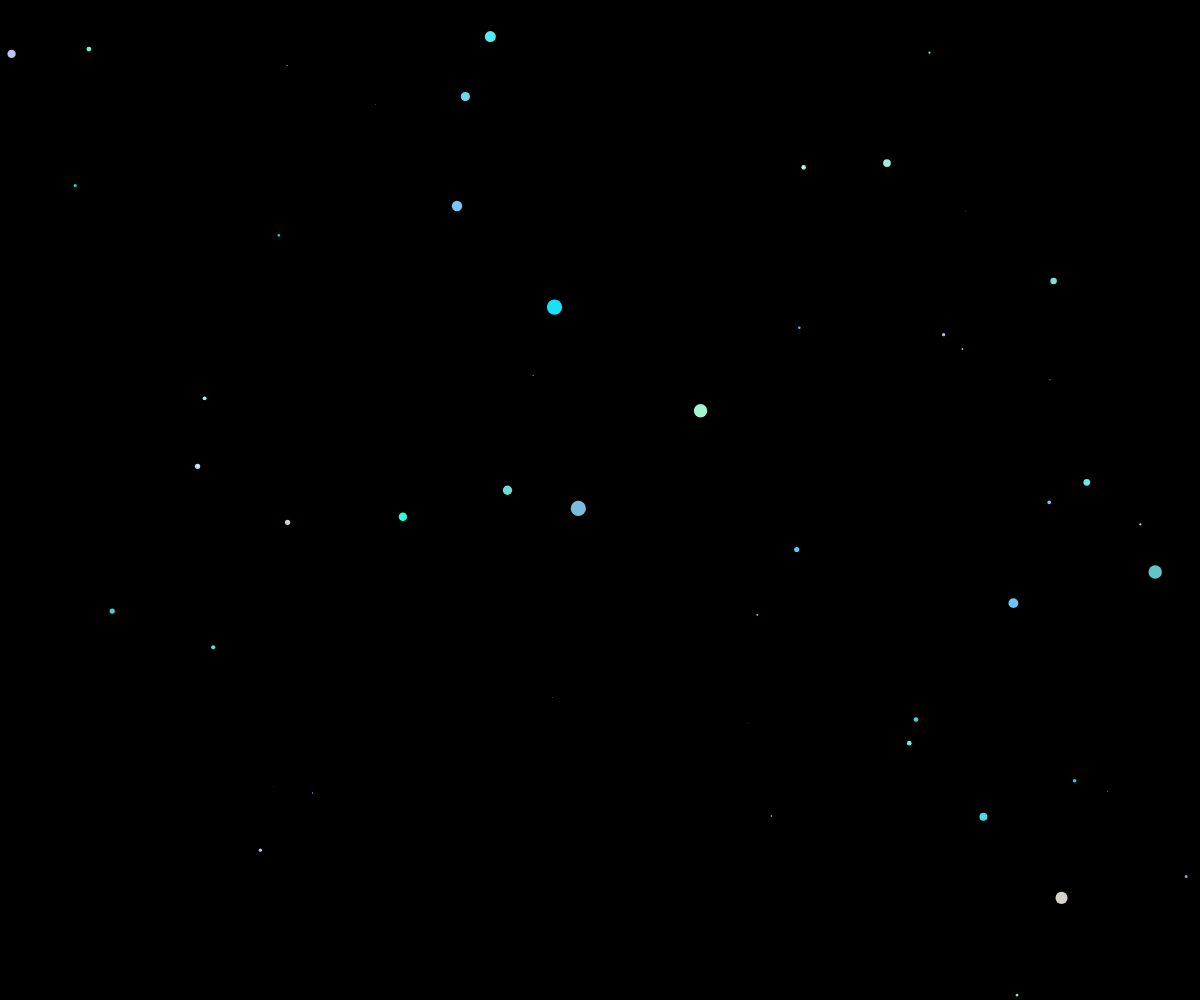
Frame 1 (no input)
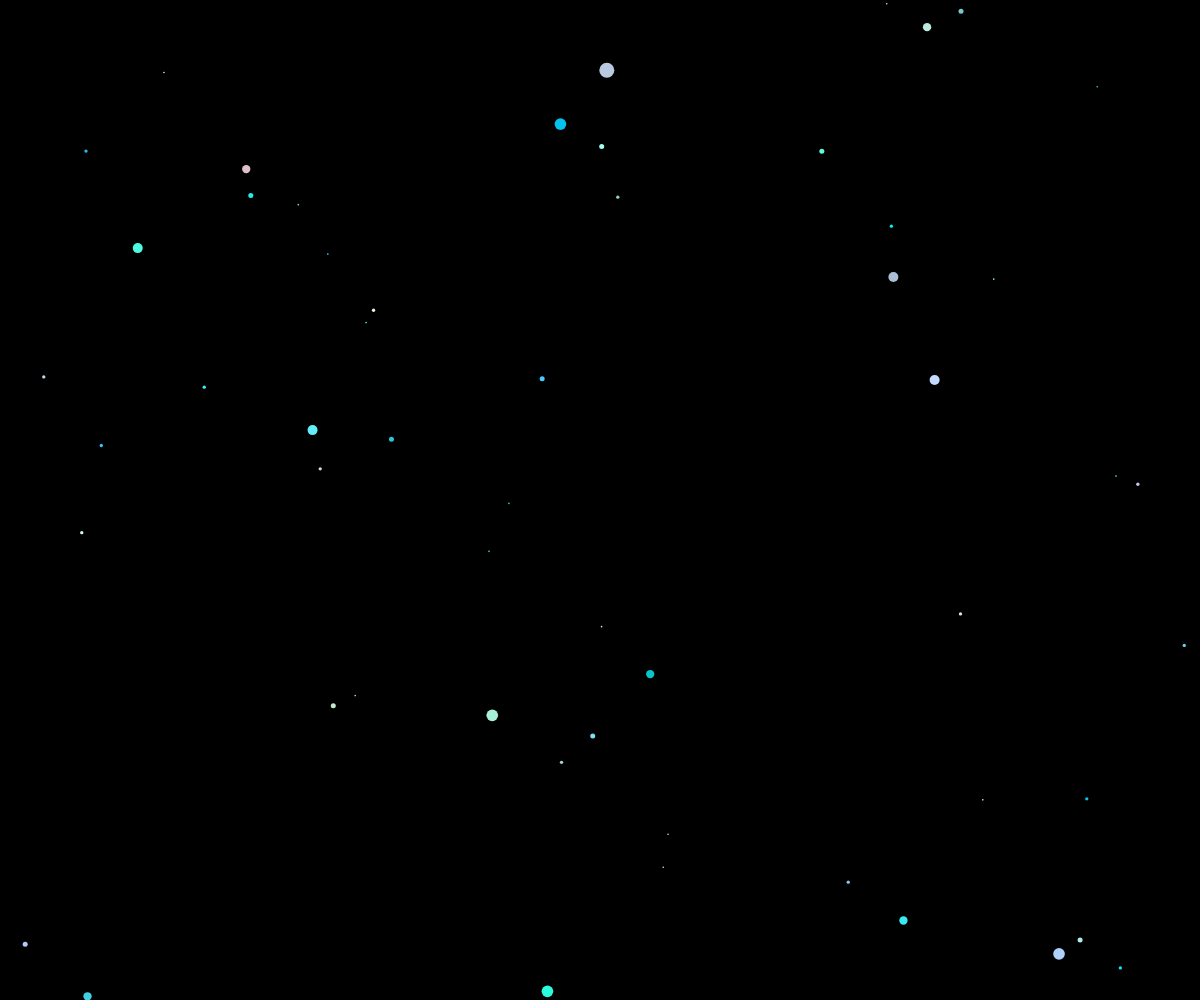
Frame 60 (no input)
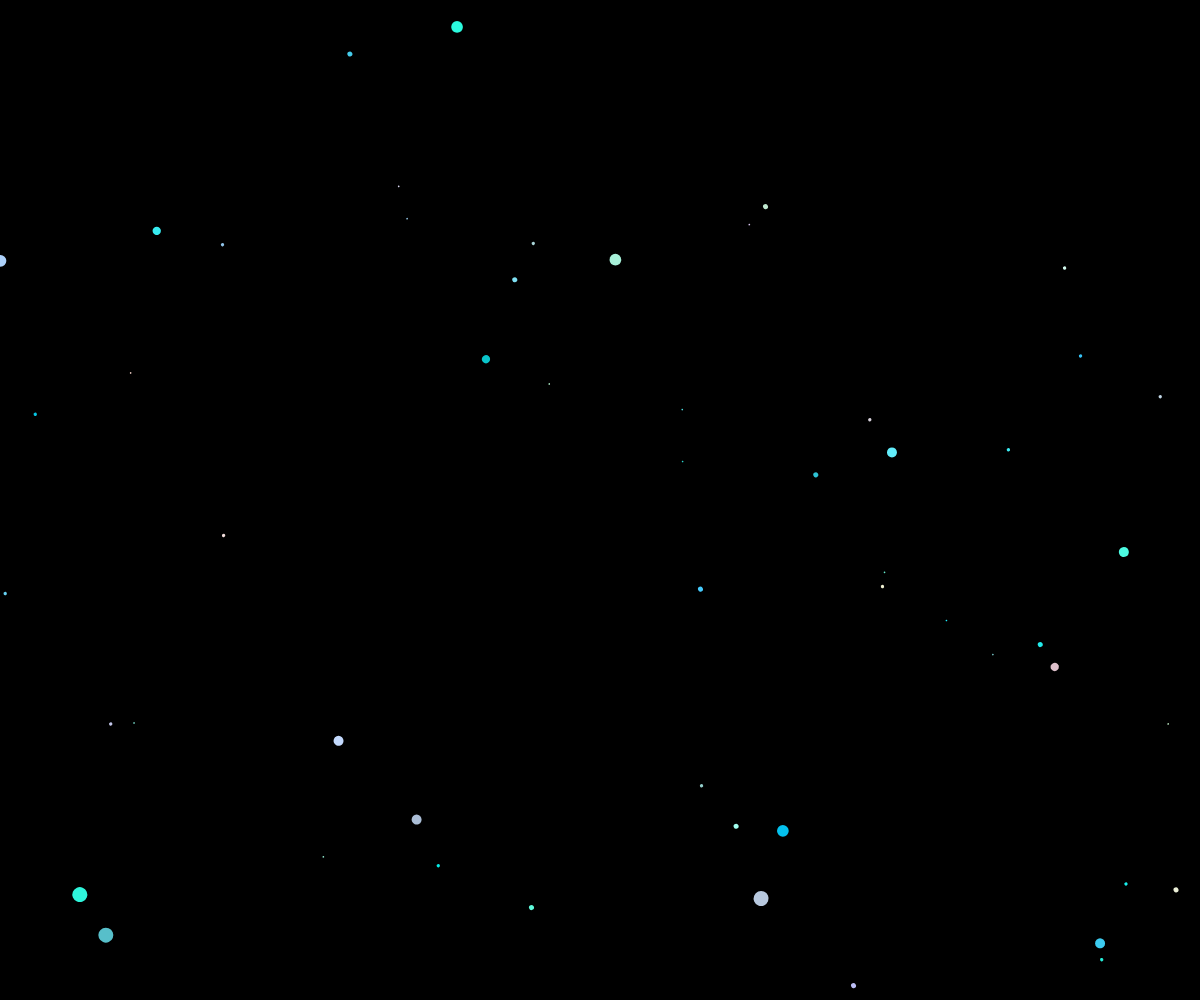
Frame 120 (the mouse pressed at the canvas centre since frame 60)

The p5.js sketch that drew these frames (run headless with seeded random() and noise() and a simulated clock; from frame 60 on, the mouse is pressed at the canvas centre):

// p5.js sketch
// ── sketch.js
let star_list = [];
let count = 300;
var speed

function random_color(){
  thecol = color(random(0,255),random(190,255),random(200,255));
  return thecol;
}


function random_position(){
	return [random(0,ww),random(0,wh)];
}

function setup(){
	ww = windowWidth;
	wh = windowHeight;
  canvas = createCanvas(ww,wh);
  canvas.style('z-index','-1');
  canvas.position(0,0);
	background(0);

  for (let i=0; i<count; i++){
	  star_list.push(new Star);
  }
}

function draw(){
		translate(ww/2,wh/2);
		background(0);
		angleMode(DEGREES);
		speed = map(mouseX,0,ww,-100,100);
		rotation = map(mouseY,0,wh,0,100*PI);
		rotate(rotation);
	  for (let i=0; i<count; i++){
			star_list[i].update();
		  star_list[i].show();
	  }
}

// ── star.js
function Star(){
  this.x = random(-ww/2,ww/2);
  this.y = random(-wh,wh);
  this.z = random(ww);
  this.size = map(this.z,0,ww,0,20);
  this.col = random_color();
}

Star.prototype.update = function(){
  this.z -= speed;
  if (this.z<=1){
    this.z = ww;
    this.x = random(-ww/2,ww/2);
    this.y = random(-wh,wh);
  }
  else if (this.z>ww){
      this.z = 0;
      this.x = random(-ww/2,ww/2);
      this.y = random(-wh,wh);
  }
  // this.size = map(this.z,0,ww,0,20);
}

Star.prototype.show = function(){
  noStroke();
  fill(this.col);
  sx = map(this.x / this.z, 0, 1, 0, ww);
  sy = map(this.y / this.z, 0, 1, 0, wh);
  this.size = map(this.z,0,ww,20,0);
  circle(sx, sy, this.size);
}
